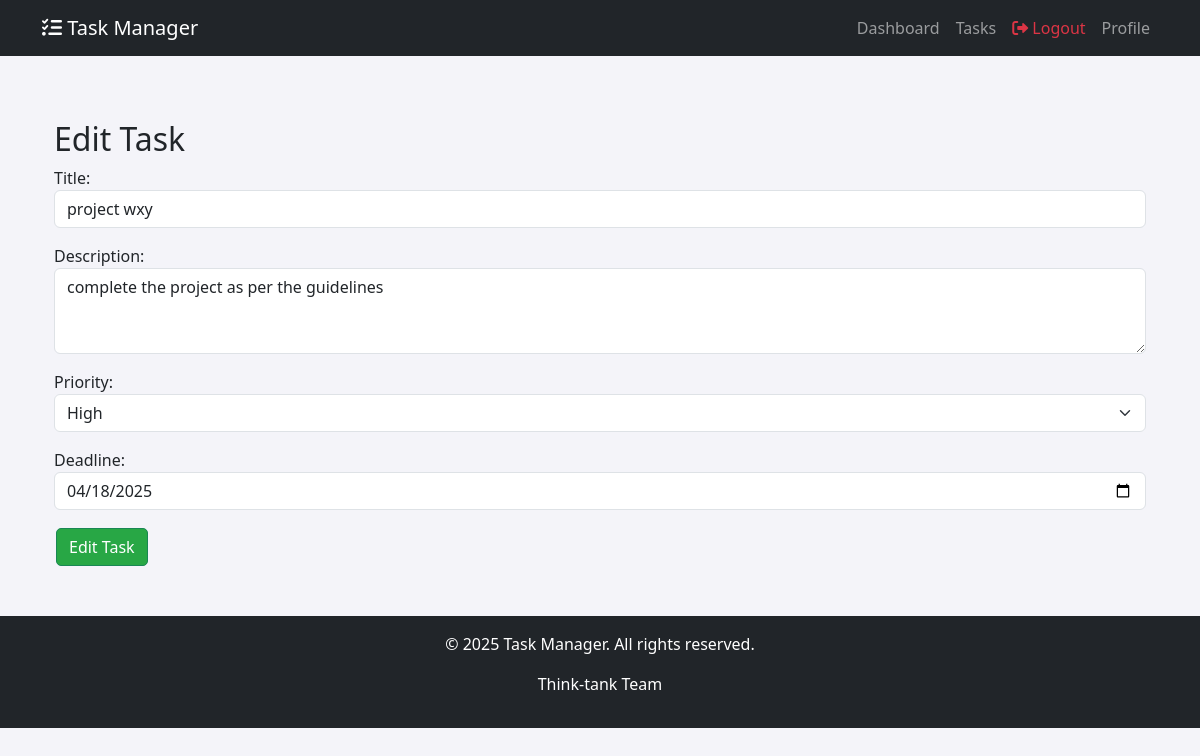
Screenshot of /tasks/edit/8/ (signed in) with the database file from the repository.
### tasks/models.py (models this page shows, shortened)
class Task(models.Model):
    PRIORITY_CHOICES = [
        ('low', 'Low'),
        ('medium', 'Medium'),
        ('high', 'High'),
    ]
    user = models.ForeignKey(User, on_delete=models.CASCADE)  # Assign tasks to users
    title = models.CharField(max_length=200)
    description = models.TextField(blank=True, null=True)
    priority = models.CharField(max_length=10, choices=PRIORITY_CHOICES, default='medium')
    deadline = models.DateField()
    completed = models.BooleanField(default=False)
    created_at = models.DateTimeField(auto_now_add=True)

### tasks/views.py (the view)
# urls.py: path('tasks/edit/<int:task_id>/', edit_task, name="edit_task"),
@login_required
def edit_task(request, task_id):
    task = get_object_or_404(Task, id=task_id, user=request.user)
    if request.method == "POST":
        form = TaskForm(request.POST, instance=task)
        if form.is_valid():
            form.save()
            return redirect("task_list")
    else:
        form = TaskForm(instance=task)
    return render(request, "tasks/task_form.html", {"form": form, "action": "Edit Task"})

### tasks/forms.py
class TaskForm(forms.ModelForm):
    deadline = forms.DateField(
        widget=forms.DateInput(attrs={"type": "date", "class": "form-control"}),
        label="Deadline"
    )
    class Meta:
        model = Task
        fields = ["title", "description", "priority", "deadline"]
        widgets = {
            "title": forms.TextInput(attrs={"class": "form-control", "placeholder": "Enter task title"}),
            "description": forms.Textarea(attrs={"class": "form-control", "placeholder": "Task details", "rows": 3}),
            "priority": forms.Select(attrs={"class": "form-select"}),
        }

### tasks/templates/tasks/task_form.html (shortened to what this page needs)
{% extends "base.html" %}
{% block content %}
<div class="container mt-5">
    <h2>{{ action }}</h2>
    <form method="POST">
        {{ form.as_p }}
        <button type="submit" class="btn btn-success">{{ action }}</button>
    </form>
</div>
{% endblock %}

### tasks/static/css/styles.css (style rules this page uses)
body { background-color: #f4f4f9; }
.btn { margin: 2px; border-radius: 5px; }
.btn-success { background-color: #28a745; }

### rows the page displays
Task: title "project wxy", description "complete the project as per the guidelines", priority "High", deadline "04/18/2025"

### other values shown
{{ action }} "Edit Task"
